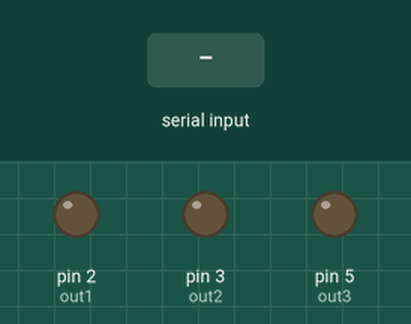
This sketch was run on a simulated Arduino Uno, built with avr-gcc and run on an emulated ATmega328P. Shown: output pins drawn as LEDs (lit = HIGH). The inputs (shaded band) are chosen by the test bench. What the sketch prints to the serial monitor is not drawn.

Above: at 2.2 s.
2.3 s: "." received over Serial
At 2.6 s:
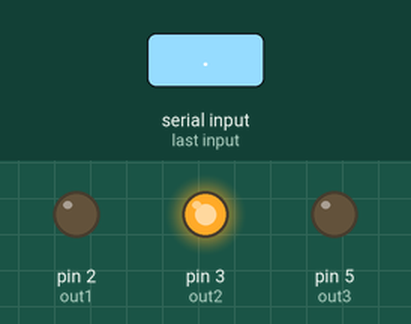
Timing chart, 0 to 5.3 s (numbered marks = the images above; inputs shaded):
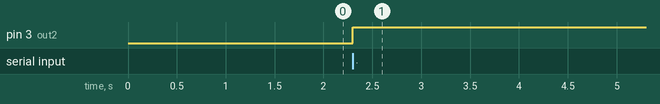

The sketch:

arduino_demo.ino
```cpp
#define out1 2
#define out2 3
#define out3 5

int symbol = 33;
String txtMsg;
String bill = "treadmill";
String NewText;
boolean stringComplete = false;
int t = 0;
int Speed = 0;
void setup() {
  Serial.begin(115200);
  digitalWrite(LED_BUILTIN, LOW);
  Serial.println("Loading");
  pinMode(out1, OUTPUT);
  pinMode(out2, OUTPUT);
  pinMode(out3, OUTPUT);
  delay(1000);
}

void loop() {
  if (txtMsg == 0){
    digitalWrite(LED_BUILTIN, HIGH);
    }
  if (t <= 1)
  {
    Serial.println(bill);
    t += 1;
  }
  else
  {
    bill="";
    if (stringComplete)
    {
      Serial.println(txtMsg);
      Speed = txtMsg.toInt();
      digitalWrite(out1, LOW);
      digitalWrite(out2, HIGH);
      analogWrite(out3, Speed);
      stringComplete = false;
      txtMsg = "";
    }
  }
}

char inChar;


void serialEvent()
{
  while (Serial.available())
  {
    char inChar = (char)Serial.read();
    if (inChar == '.') stringComplete = true;
    else txtMsg += inChar;
  }
}
```

Measured:
- after the input at 2.3 s, pin 3 (out2): LOW → HIGH at once
